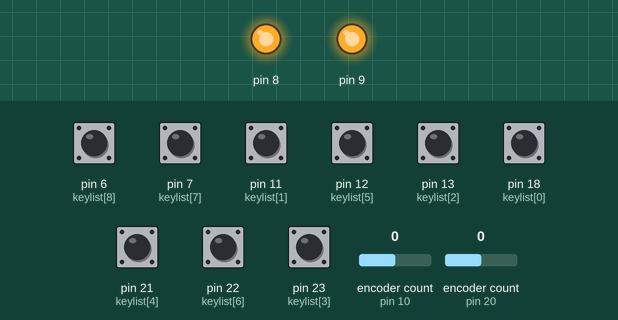
Recording of a sketch running on a simulated Arduino Micro, built with avr-gcc and run on an emulated ATmega32U4. Parts: output pins drawn as LEDs (lit = HIGH). The inputs (shaded band) are chosen by the test bench; at power-on: pin 6 (keylist[8]), pin 7 (keylist[7]), pin 11 (keylist[1]), pin 12 (keylist[5]), pin 13 (keylist[2]), pin 18 (keylist[0]), pin 21 (keylist[4]), pin 22 (keylist[6]), pin 23 (keylist[3]) HIGH, encoder count (sensors on pin 10, pin 20) 0. USB keyboard and mouse output is not drawn.

Above: at 0.1 s.
Timing chart, 0 to 1.6 s (numbered marks = the images above):
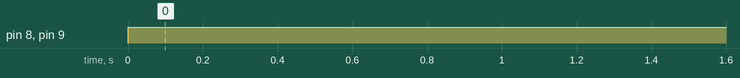

Measured:
- by itself, pin 8, pin 9: LOW → HIGH at 0.00 s

The sketch:

Arduino-Micro-SDVX-Gamepad-zipa.ino
```cpp
#include <Joystick.h>
#include <Encoder.h>

const int keylist[] =
{
  18,
  11, 13, 23, 21,
  12, 22,
  7, 6,
};
const int Keys = sizeof(keylist) / sizeof(keylist[0]);

Joystick_ Joystick(
  JOYSTICK_DEFAULT_REPORT_ID, JOYSTICK_TYPE_GAMEPAD,
  Keys, 0,
  true, true, false,
  false, false, false,
  false, false,
  false, false, false
);

Encoder encoder1(10, 4);
Encoder encoder2(20, 19);


void setup() {
  for (int i = 0; i < Keys; i++) {
    pinMode(keylist[i], INPUT_PULLUP);
  }
  pinMode(8, OUTPUT);
  pinMode(9, OUTPUT);
  Joystick.setXAxisRange(-64, 63);
  Joystick.setYAxisRange(-64, 63);
  Joystick.begin();
}
boolean lastStatus[Keys];
int o_ec1 = encoder1.read();
int o_ec2 = encoder2.read();


void loop() {
  digitalWrite(8, HIGH);
  digitalWrite(9, HIGH);
  for (int i = 0; i < Keys; i++) {
    boolean Status = !digitalRead(keylist[i]);
    if (Status != lastStatus[i]) {
      Joystick.setButton(i, Status);
      lastStatus[i] = Status;
    }
  }
  int ec1 = encoder1.read();
  if (ec1 != o_ec1) {
        if (ec1 > 63) {
          ec1 -= 128;
          encoder1.write(ec1);
        } else if (ec1 < -64) {
          ec1 += 128;
          encoder1.write(ec1);
        }
    Joystick.setXAxis(ec1);
    o_ec1 = ec1;
  }

  int ec2 = encoder2.read();
  if (ec2 != o_ec2) {
    if (ec2 > 63) {
      ec2 -= 128;
      encoder2.write(ec2);
    } else if (ec2 < -64) {
      ec2 += 128;
      encoder2.write(ec2);
    }
    Joystick.setYAxis(ec2);
    o_ec2 = ec2;
  }
}
```
